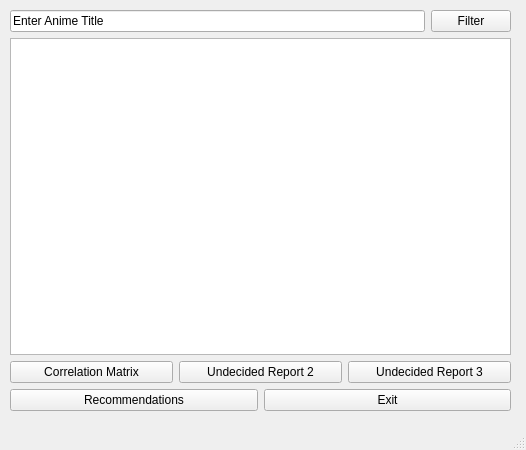
<?xml version="1.0" encoding="UTF-8"?>
<ui version="4.0">
 <class>MainWindow</class>
 <widget class="QMainWindow" name="MainWindow">
  <property name="geometry">
   <rect>
    <x>0</x>
    <y>0</y>
    <width>526</width>
    <height>450</height>
   </rect>
  </property>
  <property name="windowTitle">
   <string>Anime Recommendations</string>
  </property>
  <widget class="QWidget" name="centralwidget">
   <widget class="QWidget" name="verticalLayoutWidget">
    <property name="geometry">
     <rect>
      <x>10</x>
      <y>10</y>
      <width>501</width>
      <height>401</height>
     </rect>
    </property>
    <layout class="QVBoxLayout" name="verticalLayout_2">
     <item>
      <layout class="QHBoxLayout" name="horizontalLayout">
       <item>
        <widget class="QLineEdit" name="main_txtinput">
         <property name="text">
          <string>Enter Anime Title</string>
         </property>
        </widget>
       </item>
       <item>
        <widget class="QPushButton" name="main_btn_filter">
         <property name="text">
          <string>Filter</string>
         </property>
        </widget>
       </item>
      </layout>
     </item>
     <item>
      <widget class="QListView" name="main_listview_animetitles"/>
     </item>
     <item>
      <layout class="QHBoxLayout" name="horizontalLayout_3">
       <item>
        <widget class="QPushButton" name="main_btn_graph1">
         <property name="text">
          <string>Correlation Matrix</string>
         </property>
        </widget>
       </item>
       <item>
        <widget class="QPushButton" name="main_btn_graph2">
         <property name="text">
          <string>Undecided Report 2</string>
         </property>
        </widget>
       </item>
       <item>
        <widget class="QPushButton" name="main_btn_graph3">
         <property name="text">
          <string>Undecided Report 3</string>
         </property>
        </widget>
       </item>
      </layout>
     </item>
     <item>
      <layout class="QHBoxLayout" name="horizontalLayout_2">
       <item>
        <widget class="QPushButton" name="main_btn_reccomend">
         <property name="text">
          <string>Recommendations</string>
         </property>
        </widget>
       </item>
       <item>
        <widget class="QPushButton" name="main_btn_exit">
         <property name="text">
          <string>Exit</string>
         </property>
        </widget>
       </item>
      </layout>
     </item>
    </layout>
   </widget>
  </widget>
  <widget class="QStatusBar" name="statusbar"/>
 </widget>
 <resources/>
 <connections/>
</ui>
